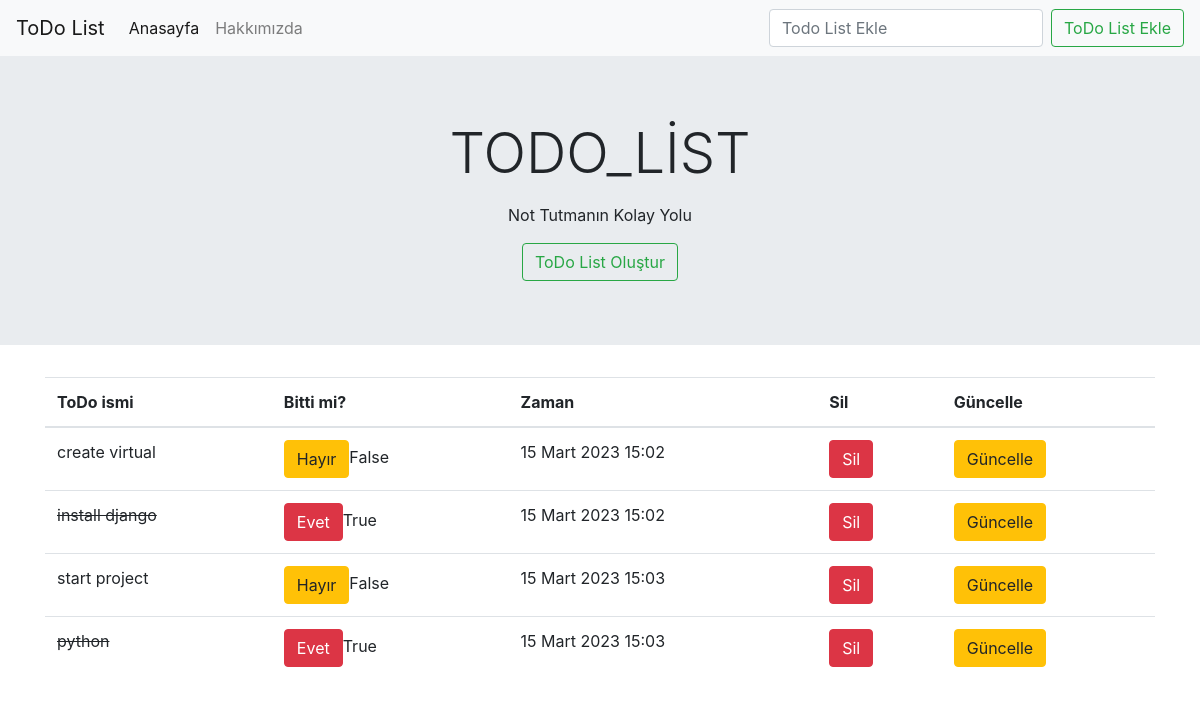
The page / on the database its author committed.
### todo_app/models.py (models this page shows, shortened)
class Todos( models.Model):
    title = models.CharField(max_length=100)
    description = models.TextField(max_length=1000,blank=True)
    finished = models.BooleanField(default=False)
    date= models.DateTimeField(default=datetime.now, blank=True)

### todo_app/views.py (the view)
# urls.py: path('', views.index,name="index"),
def index(request):
    if request.method == "POST":
        form = ListForm(request.POST or None)
        if form.is_valid:
            form.save()
            todo_list = Todos.objects.all()
            return render(request, "todo_app/index.html",{'todo_list':todo_list})
    else:
        todo_list = Todos.objects.all()
        return render(request, "todo_app/index.html",{'todo_list':todo_list})

### templates/todo_app/index.html (shortened to what this page needs)
{% extends "todo_app/base.html" %}
{% block content %}
 <div class="jumbotron jumbotron-fluid">
    <div class="container">
      <h1 class="display-4"><center>TODO_LİST</center></h1>
      <p class="lead"><center>Not Tutmanın Kolay Yolu</center></p>
      <div class="text-center">
       <a class="btn btn-outline-success" href="{% url 'create' %}" role="button">ToDo List Oluştur </a>
      </div>
    </div>
  </div>
<div class="container">
  <table class="table">
    <thead>
      <tr>
        <th scope="col">ToDo ismi</th>
        <th scope="col">Bitti mi?</th>
        <th scope="col">Zaman</th>
        <th scope="col">Sil</th>
        <th scope="col">Güncelle</th>
      </tr>
    </thead>
    <tbody>
        {% for todo in todo_list %}
         {% if todo.finished %}
          <tr>
            <td><del>{{todo.title}}</del></td>
            <td><a class="btn btn-danger" href="{% url 'yes_finish' todo.id %}" role="button">Evet</a>{{todo.finished}}</td>
            <td>{{todo.date}}</td>
            <td><a class="btn btn-danger" href="{% url 'delete' todo.id %}" role="button">Sil</a></td>
            <td><a class="btn btn-warning" href="{% url 'update' todo.id %}" role="button">Güncelle</a></td>
          </tr>
          {% else %}
             <tr>
                <td>{{todo.title}}</td>
                <td><a class="btn btn-warning" href="{% url 'no_finish' todo.id %}" role="button">Hayır</a>{{todo.finished}}</td>
                <td>{{todo.date}}</td>
                <td><a class="btn btn-danger" href="{% url 'delete' todo.id %}" role="button">Sil</a></td>
                <td><a class="btn btn-warning" href="{% url 'update' todo.id %}" role="button">Güncelle</a></td>
             </tr>
          {% endif %}
        {% endfor %}
    </tbody>
  </table>
</div>
{% endblock content %}

### templates/todo_app/base.html (shortened to what this page needs)
<!doctype html>
<html lang="en">
  <head>
    <link rel="stylesheet" href="https://cdn.jsdelivr.net/npm/bootstrap@4.3.1/dist/css/bootstrap.min.css">
  </head>
  <body>
    <nav class="navbar navbar-expand-lg navbar-light bg-light">
        <a class="navbar-brand" href="{% url 'index' %}">ToDo List</a>
        <div class="collapse navbar-collapse" id="navbarSupportedContent">
          <ul class="navbar-nav mr-auto">
            <li class="nav-item active">
              <a class="nav-link" href="{% url 'index' %}">Anasayfa <span class="sr-only">(current)</span></a>
            </li>
            <li class="nav-item">
              <a class="nav-link" href="{% url 'about' %}">Hakkımızda</a>
            </li>
          </ul>
          <form class="form-inline my-2 my-lg-0" method="POST">
            <input class="form-control mr-sm-2" type="text" placeholder="Todo List Ekle" name="title">
            <button class="btn btn-outline-success my-2 my-sm-0" type="submit">ToDo List Ekle</button>
          </form>
        </div>
      </nav>
     {% block content %}
     {% endblock content %}
  </body>
</html>

### rows shown on the page
Todos: title "create virtual", finished "False", date "15 Mart 2023 15:02"
Todos: title "install django", finished "True", date "15 Mart 2023 15:02"
Todos: title "start project", finished "False", date "15 Mart 2023 15:03"
Todos: title "python", finished "True", date "15 Mart 2023 15:03"
